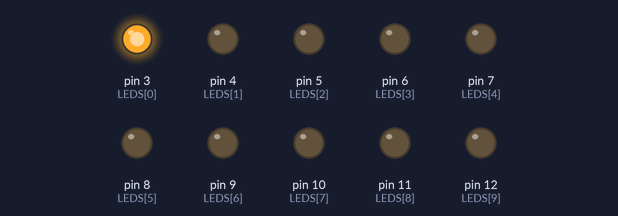
This sketch was run on a simulated Arduino Uno, built with avr-gcc and run on an emulated ATmega328P. Parts: output pins drawn as LEDs (lit = HIGH).

Above: at 0.02 s.
At 0.37 s:
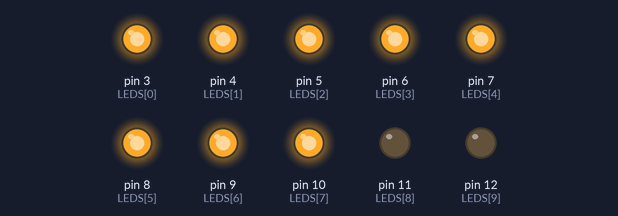
At 0.72 s:
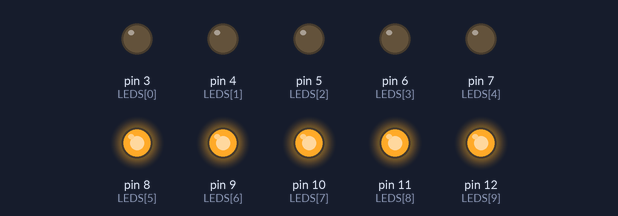
At 1.47 s:
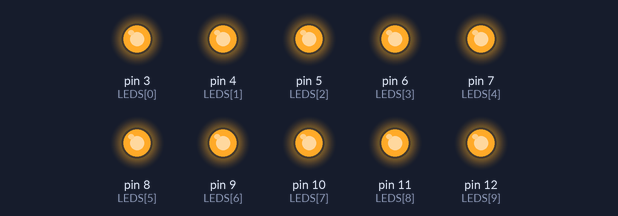
At 2.17 s:
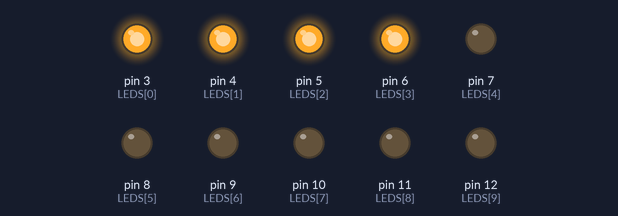
At 2.92 s:
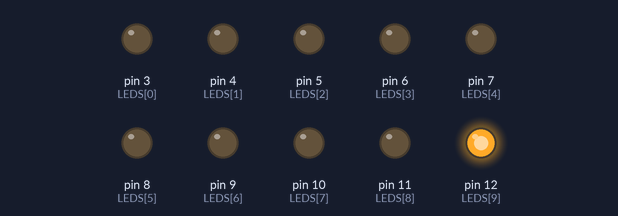
Timing chart, 0 to 3.2 s (numbered marks = the images above):
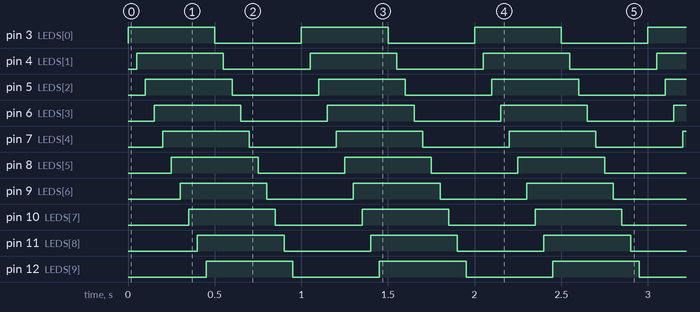

The sketch:

exercicio_1.ino
```cpp
/*
    Utilizando a barra gráfica de LEDs, faça um código com poucas linhas, no qual
  cada um dos LEDs é aceso em uma ordem, e depois eles são apagados um a um, na ordem
  que foram acesos. (dica: use a rotina condicional for).
  by: JBarbosa
*/

const int LEDS[] = {3, 4, 5, 6, 7, 8, 9, 10, 11, 12};
const int sizeLEDS = 10;

int ledSpeed = 50;

void setup() {
  for (int i = 0; i < sizeLEDS; i++) {
    pinMode(LEDS[i], OUTPUT);
  }
}

void loop() {
  changeLed(HIGH);
  changeLed(LOW);
}

void changeLed(int ledStatus) {
  for (int i = 0; i < sizeLEDS; i++) {
    digitalWrite(LEDS[i], ledStatus);
    delay(ledSpeed);
  }
}
```

Measured:
- by itself, pin 3 (LEDS[0]), pin 4 (LEDS[1]), pin 5 (LEDS[2]), pin 6 (LEDS[3]), pin 7 (LEDS[4]), pin 8 (LEDS[5]), pin 9 (LEDS[6]), pin 10 (LEDS[7]), pin 11 (LEDS[8]), pin 12 (LEDS[9]): alternates HIGH for 0.50 s and LOW for 0.50 s
- by itself, everything shown: repeats every 1.0 s, in 20 steps
